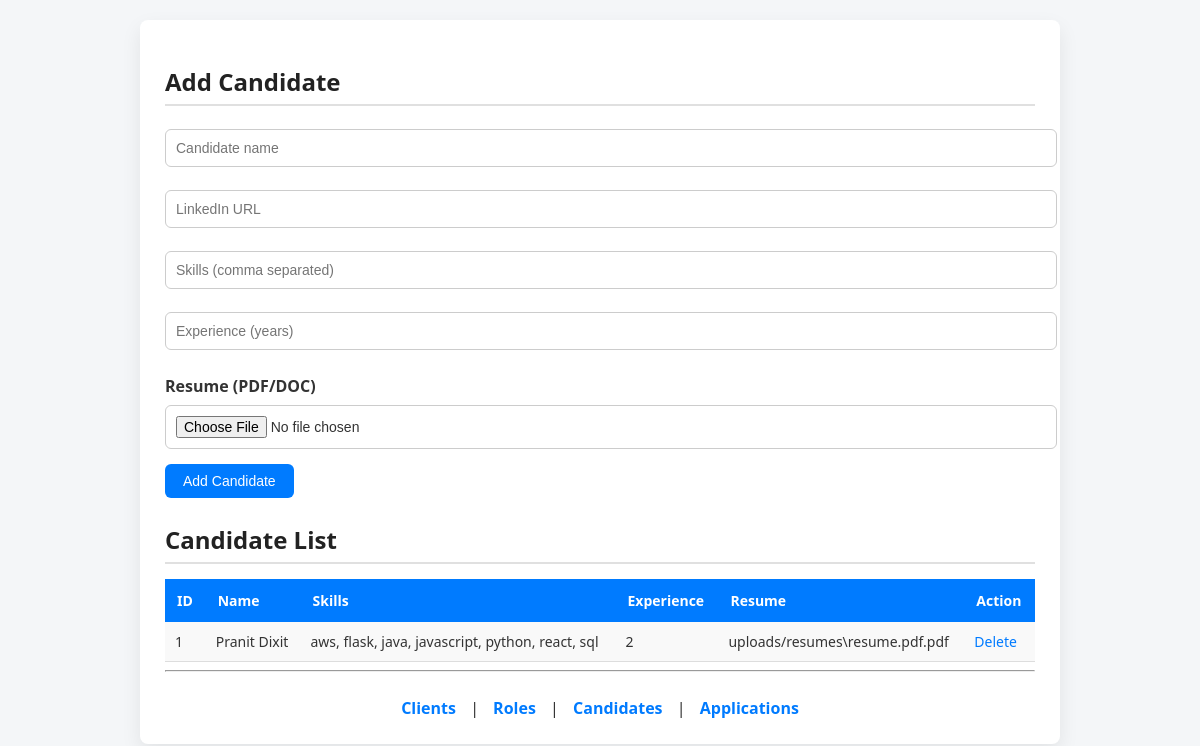
The page /candidates on the database its author committed.
### tables this page shows
CREATE TABLE Candidate (
    candidate_id INTEGER PRIMARY KEY AUTOINCREMENT,
    name TEXT COLLATE NOCASE,
    linkedin_url TEXT COLLATE NOCASE,
    skills TEXT,
    experience_years INTEGER,
    resume_file_path TEXT,
    UNIQUE(name, linkedin_url)
);

### app.py (the view, shortened to what this page needs)
@app.route("/candidates", methods=["GET", "POST"])
def candidates():
    db = get_db()
    cur = db.cursor()
    candidates = cur.execute("SELECT * FROM Candidate").fetchall()
    db.close()
    return render_template("candidates.html", candidates=candidates)

### app.py (called while the page is built)
def get_db():
    return sqlite3.connect("database.db")

### templates/candidates.html (shortened to what this page needs)
<!doctype html>
<html>
  <head>
    <link
      rel="stylesheet"
      href="{{ url_for('static', filename='style.css') }}"
    />
  </head>
  <body>
    <div class="container">
      <h2>Add Candidate</h2>
      <form method="post" enctype="multipart/form-data">
        <input type="text" name="name" placeholder="Candidate name" />
        <input type="text" name="linkedin_url" placeholder="LinkedIn URL" />
        <input
          type="text"
          name="skills"
          placeholder="Skills (comma separated)"
        />
        <input
          type="number"
          name="experience_years"
          placeholder="Experience (years)"
        />
        <label>Resume (PDF/DOC)</label>
        <input type="file" name="resume" accept=".pdf,.doc,.docx" />
        <button>Add Candidate</button>
      </form>
      <h2>Candidate List</h2>
      <table>
        <tr>
          <th>ID</th>
          <th>Name</th>
          <th>Skills</th>
          <th>Experience</th>
          <th>Resume</th>
          <th>Action</th>
        </tr>
        {% for c in candidates %}
        <tr>
          <td>{{ c[0] }}</td>
          <td>{{ c[1] }}</td>
          <td>{{ c[3] }}</td>
          <td>{{ c[4] }}</td>
          <td>{% if c[5] %} {{ c[5] }} {% else %} Not Uploaded {% endif %}</td>
          <td>
            <a
              href="/delete_candidate/{{ c[0] }}"
              onclick="
                return confirm(
                  'Are you sure you want to delete this candidate?',
                );
              "
              >Delete
            </a>
          </td>
        </tr>
        {% endfor %}
      </table>
      <hr />
      <div class="nav">
        <a href="/clients">Clients</a> | <a href="/roles">Roles</a> |
        <a href="/candidates">Candidates</a> |
        <a href="/applications">Applications</a>
      </div>
    </div>
  </body>
</html>

### static/style.css (style rules this page uses)
body { font-family: "Segoe UI", Arial, sans-serif; background-color: #f4f6f8; margin: 0; padding: 20px; color: #333; }
h2 { color: #222; margin-bottom: 15px; border-bottom: 2px solid #e0e0e0; padding-bottom: 6px; }
.container { background: #ffffff; padding: 25px; border-radius: 8px; width: 75%; margin: auto; box-shadow: 0 8px 20px rgba(0, 0, 0, 0.08); }
form { margin-bottom: 25px; }
label { font-weight: 600; margin-top: 10px; display: block; }
input, textarea, select { padding: 10px; width: 100%; margin: 8px 0 15px 0; border: 1px solid #ccc; border-radius: 6px; font-size: 14px; }
button { background-color: #007bff; color: white; padding: 9px 18px; border: none; border-radius: 6px; font-size: 14px; cursor: pointer; transition: background-color 0.2s ease, transform 0.1s ease; }
table { width: 100%; border-collapse: collapse; margin-top: 10px; font-size: 14px; }
table th { background-color: #007bff; color: white; padding: 12px; text-align: left; }
table td { padding: 10px; border-bottom: 1px solid #ddd; }
table tr:nth-child(even) { background-color: #f9f9f9; }
a { color: #007bff; text-decoration: none; font-weight: 500; }
.nav { margin-top: 25px; text-align: center; }
.nav a { margin: 0 10px; font-weight: 600; }

### rows shown on the page
Candidate: candidate_id "1", name "Pranit Dixit", skills "aws, flask, java, javascript, python, react, sql", experience_years "2", resume_file_path "uploads/resumes\\resume.pdf.pdf"
